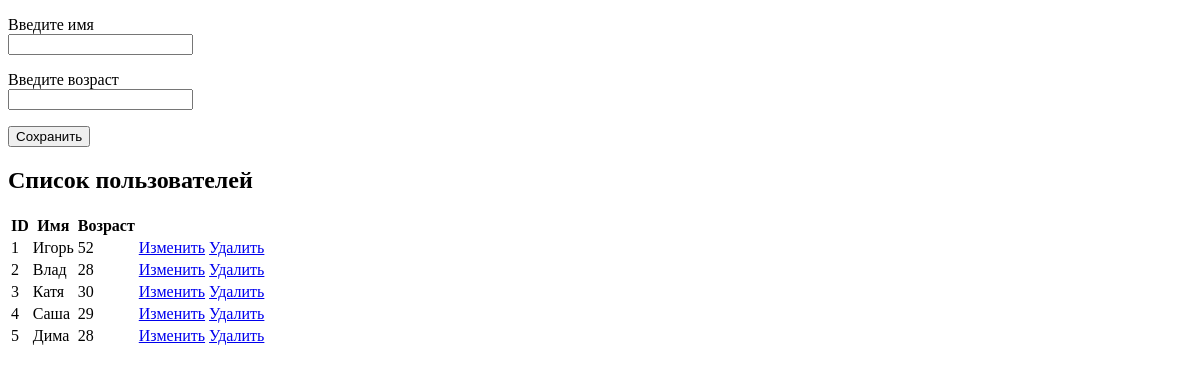
Before: / with the older database file.
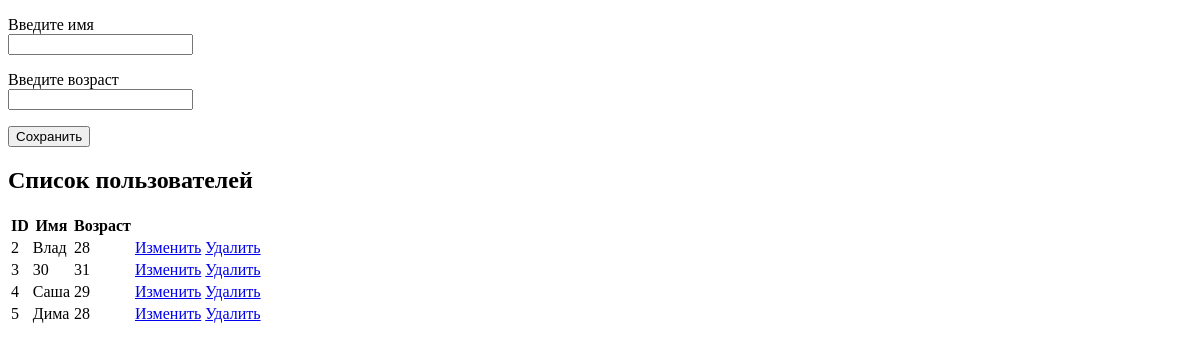
After: the same page with the newer database file.
### firstapp/models.py (models this page shows)
class Person(models.Model):
    name = models.CharField(max_length=20)
    age = models.IntegerField()
    objects = models.Manager()
    DoesNotExist = models.Manager

### firstapp/views.py (the view)
# urls.py: path('', views.index),
def index(request):
    people = Person.objects.all()
    return render(request, 'index.html', {'people': people})

### templates/index.html (shortened to what this page needs)
<!DOCTYPE html>
<html lang="en">
<head>
</head>
<body class="container">
    <form method="POST" action="create/">
        <p>
            <label>Введите имя</label><br>
            <input type="text" name="name"/>
        </p>
        <p>
            <label>Введите возраст</label><br>
            <input type="number" name="age"/>
        </p>
        <input type="submit" value="Сохранить">
    </form>
    {% if people.count > 0 %}
    <h2>Список пользователей</h2>
    <table>
        <tr><th>ID</th><th>Имя</th><th>Возраст</th></tr>
        {%for person in people%}
        <tr><td>{{person.id}}</td>
            <td>{{person.name}}</td>
            <td>{{person.age}}</td>
            <td><a href="edit/{{person.id}}">Изменить</a>
                <a href="delete/{{person.id}}">Удалить</a></td></tr>
        {%endfor%}
    </table>
    {%endif%}
</body>
</html>

Changed rows visible on the page:
removed Person: id "1", name "Игорь", age "52"
changed Person id 3: name "Катя" → "30"; age "30" → "31"
